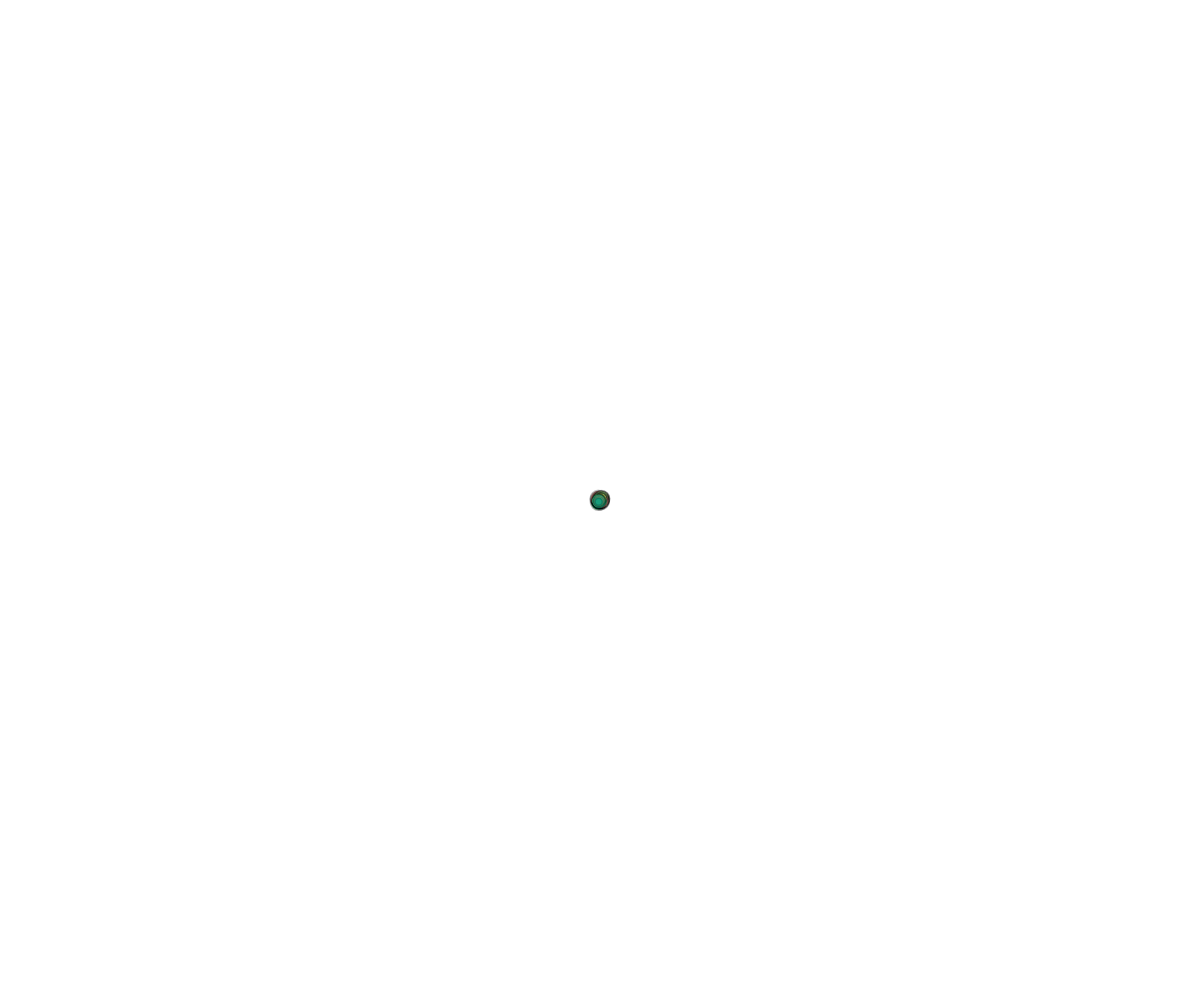
Frame 1 (no input)
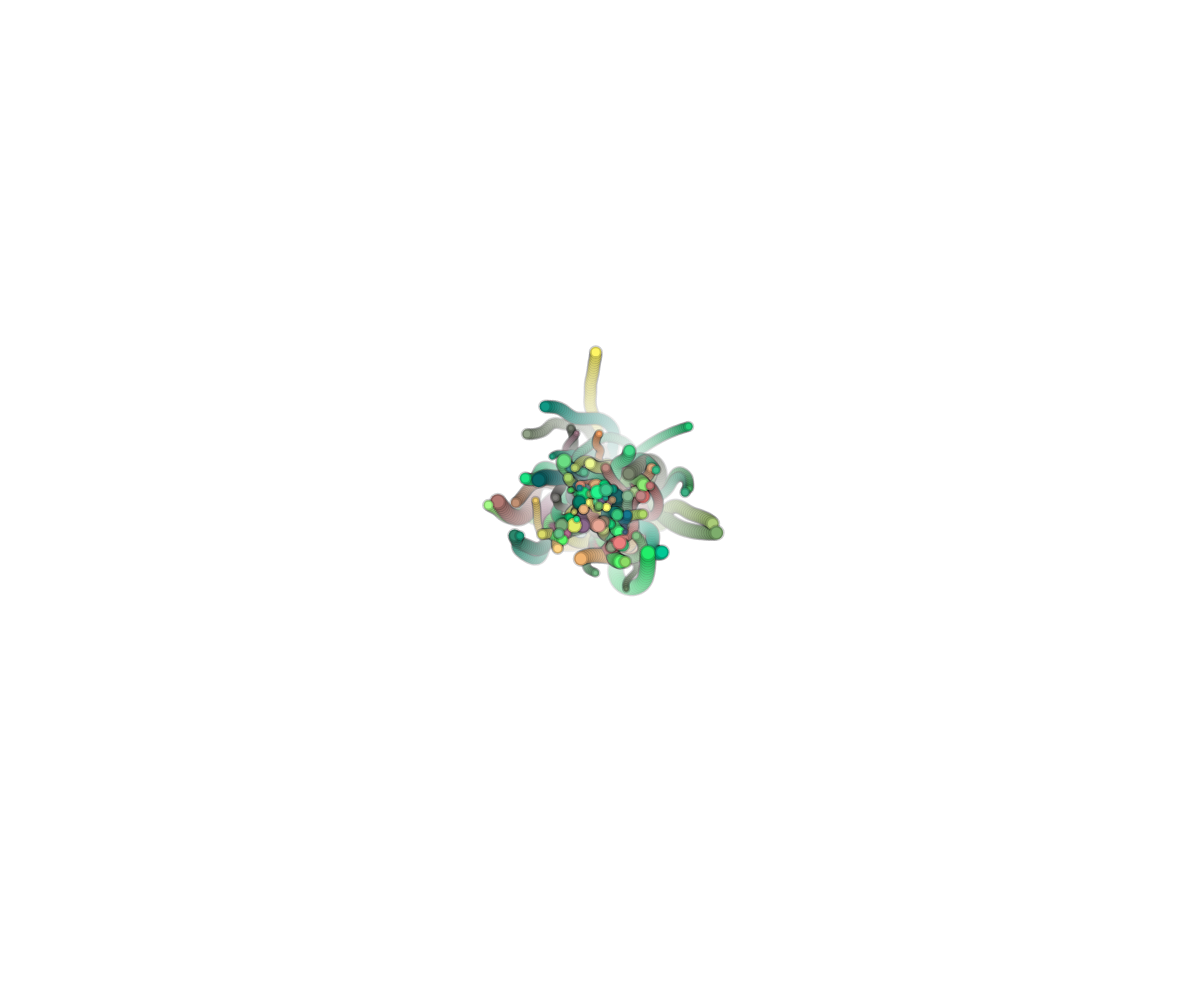
Frame 60 (no input)
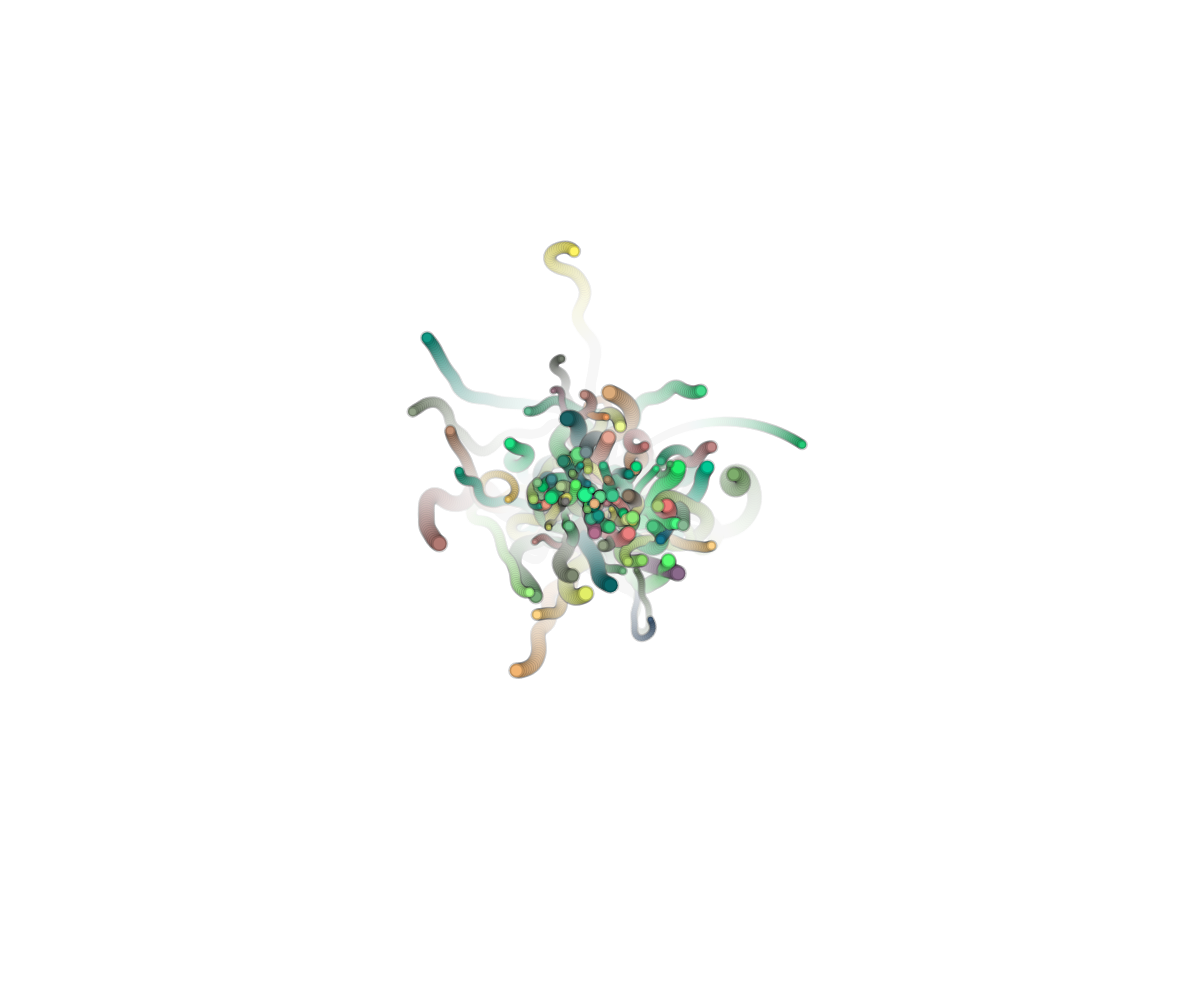
Frame 120 (the mouse pressed at the canvas centre since frame 60)

The p5.js sketch that drew these frames (run headless with seeded random() and noise() and a simulated clock; from frame 60 on, the mouse is pressed at the canvas centre):

// p5.js sketch
// ── sketch.js
let nPelotas = 100;
let pelotas = [];

function setup() {
	createCanvas(windowWidth, windowHeight);
	for (let i = 0; i < nPelotas; i++) {
		pelotas[i] = new RandomWalek(i);
	}
}

function draw() {
	background('rgba(255,255,255,0.05)');
	for (let i = 0; i < nPelotas; i++) {
		pelotas[i].update();
		pelotas[i].display();
	}
}

// -------------------------------
// ----------- Classes -----------
// -------------------------------

// ------ Random Walker -------------
class RandomWalek {
	constructor(_name) {
		this.red = random(0, 255);
		this.green = random(100, 255);
		this.blue = random(100, 150);

		this.t = 0;
		this.tSpeed = random(0.2);
		this.noiseShift = random(1000);

		this.pos = createVector(width / 2, height / 2);
		this.speed = createVector(random(-2, 2), random(-2, 2));
		this.diametro = random(5, 15);
		print('Hola! soy la pelota ' + this.name);
	}
	update(_t) {
		this.speed.rotate(
			map(noise(this.t + this.noiseShift), 0, 1, -0.5, 0.5)
		);
		this.pos.add(this.speed);

		this.t += this.tSpeed;
	}
	display() {
		stroke('rgba(0,0,0,.2)');
		strokeWeight(3);
		fill(this.red, this.green, this.blue);
		ellipse(this.pos.x, this.pos.y, this.diametro, this.diametro);
	}
}
